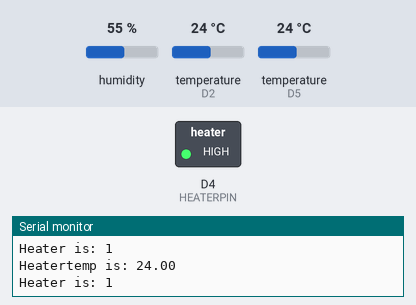
Bench run of a sketch on a simulated ESP8266 (NodeMCU). Parts: switched loads named in the sketch (green lamp = pin HIGH), the last lines printed to the serial monitor. Inputs (shaded band) come from the test bench; at power-on: temperature (sensors on D5, D2) 24 °C, humidity 55 %. WiFi joins after 1.5 s; servers stay silent unless stated.

Above: at 4.9 s.
5.0 s: temperature (sensor on D5) set to 27 °C
At 6.3 s:
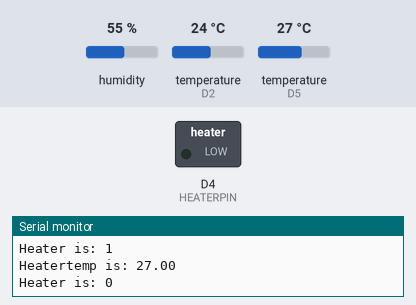
14.0 s: temperature (sensor on D5) set to 12 °C
At 15.6 s:
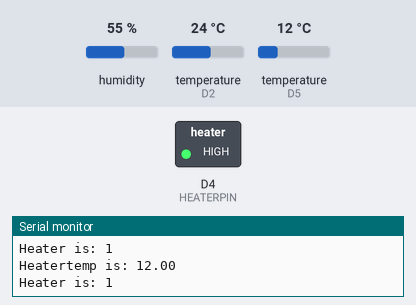
Timing chart, 0 to 17.1 s (numbered marks = the images above; inputs shaded):
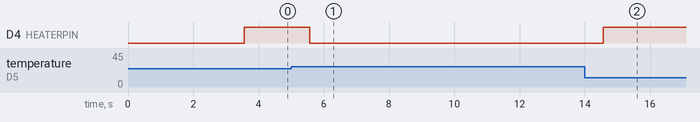

Measured:
- the behaviour switches between 25 and 26 °C on temperature (sensor on D5) (found by bisection; images 0 and 1)
- after the input at 5.0 s, D4 (HEATERPIN): HIGH → LOW after 0.57 s
- after the input at 14.0 s, D4 (HEATERPIN): LOW → HIGH after 0.57 s

The sketch:

ProofBox.ino
```cpp
#define BLYNK_PRINT Serial

#include <ESP8266WiFi.h>
#include <BlynkSimpleEsp8266.h>
#include <DHT.h>
#include <DallasTemperature.h>

// You should get Auth Token in the Blynk App.
// Go to the Project Settings (nut icon).
char auth[] = "e9181935ebf748b092567b7f19577de9";

// Your WiFi credentials.
// Set password to "" for open networks.
char ssid[] = "TP-LINK";
char pass[] = "PandaBjorn";

#define DHTPIN D2          // What digital pin we're connected to
#define DHTTYPE DHT11     // DHT 11
DHT dht(DHTPIN, DHTTYPE);

#define ONE_WIRE_BUS D5
OneWire oneWire(ONE_WIRE_BUS);

DallasTemperature sensors(&oneWire);

#define HEATERPIN D4

BlynkTimer ambientTempTimer;
BlynkTimer heaterTempTimer;
BlynkTimer connectionTimer;
BlynkTimer heaterTimer;
BlynkTimer dataTimer;

int heaterPower = LOW;
float ambientTemp = 50;
float heaterTemp = 50;

void readAmbientSensor()
{
	ambientTemp = dht.readTemperature(); // or dht.readTemperature(true) for Fahrenheit

	if (isnan(ambientTemp)) {
		Serial.println("Failed to read from DHT sensor!");
		return;
	}
	Serial.print("Temperature is: ");
	Serial.println(ambientTemp);
}

void readDigitalThermometerTemp() {
	sensors.requestTemperatures();
	heaterTemp = sensors.getTempCByIndex(0);
	Serial.print("Heatertemp is: ");
	Serial.println(heaterTemp);
}

void checkConnection()
{
	if (WiFi.status() != WL_CONNECTED) {
		Blynk.begin(auth, ssid, pass);
	}
}

void controlHeaterElement() {
	if (ambientTemp < 24 || heaterTemp < 26)
	{
		heaterPower = HIGH;
	}
	else if (heaterTemp > 40)
	{
		heaterPower = LOW;
	}
	else {
		heaterPower = LOW;
	}
	digitalWrite(HEATERPIN, heaterPower);
	Serial.print("Heater is: ");
	Serial.println(heaterPower);
}

void sendDataToBlynk() {
	Blynk.virtualWrite(V1, ambientTemp);
	Blynk.virtualWrite(V2, heaterPower);
	Blynk.virtualWrite(V0, heaterTemp);
}

void setup() {
	pinMode(HEATERPIN, OUTPUT);
	digitalWrite(HEATERPIN, LOW);

	// Debug console
	Serial.begin(9600);

	Blynk.begin(auth, ssid, pass);

	dht.begin();

	ambientTempTimer.setInterval(5000L, readAmbientSensor);
	heaterTempTimer.setInterval(1000L, readDigitalThermometerTemp);
	heaterTimer.setInterval(1000L, controlHeaterElement);
	connectionTimer.setInterval(10000L, checkConnection);
	dataTimer.setInterval(200L, sendDataToBlynk);
}

void loop()
{
	Blynk.run();

	ambientTempTimer.run();
	heaterTempTimer.run();
	heaterTimer.run();
	connectionTimer.run();
	dataTimer.run();
}
```
